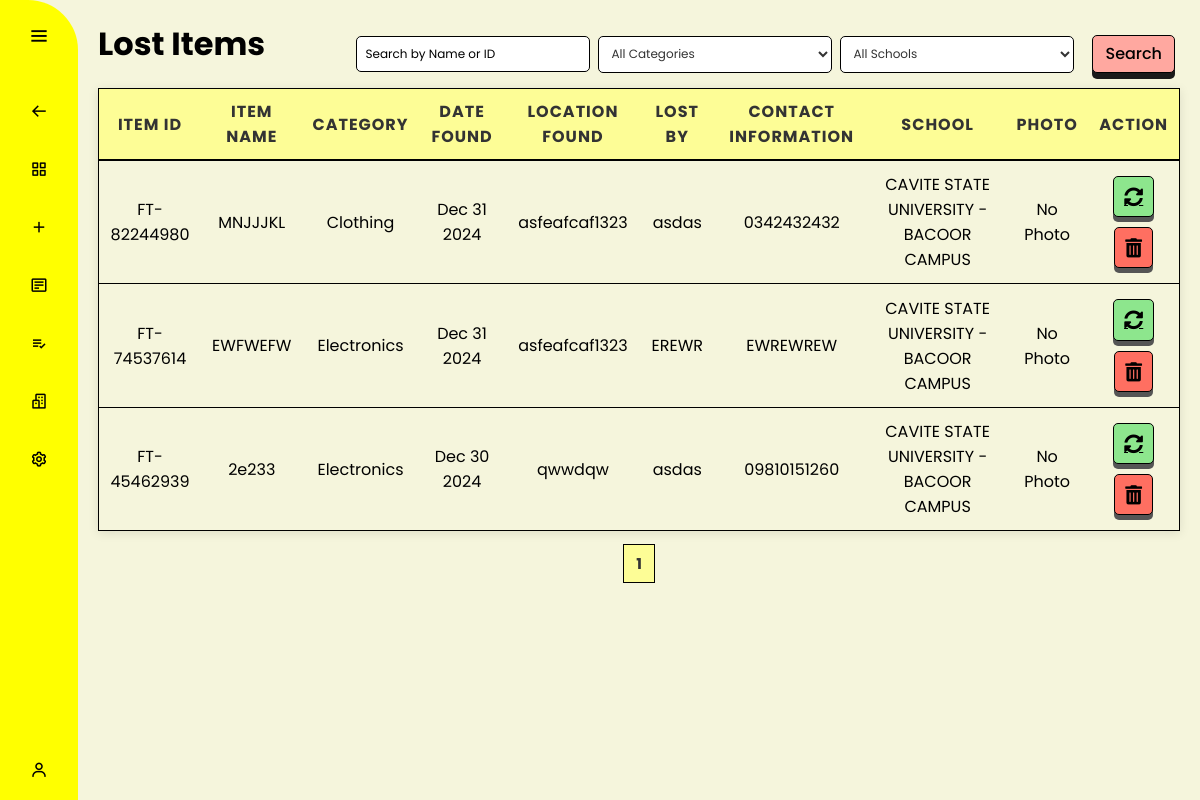
Screenshot of /found_listview/ with the database file from the repository.
### Appli/models.py (models this page shows, shortened)
class FoundItem(models.Model):
    CATEGORY_CHOICES = [
        ('electronics', 'Electronics'),
        ('clothing', 'Clothing'),
        ('accessories', 'Accessories'),
        ('documents', 'Documents'),
        ('keys', 'Keys'),
        ('books_stationary', 'Books & Stationary'),
        ('bags_luggage', 'Bags & Luggage'),
        ('sporting_goods', 'Sporting Goods'),
        ('toys_games', 'Toys & Games'),
        ('money', 'Money')
    ]
    item_id = models.CharField(max_length=10, unique=True, blank=True, default='')
    item_name = models.CharField(max_length=100)
    item_type = models.CharField(max_length=10, default='Found')
    description = models.TextField()
    category = models.CharField(max_length=50, choices=CATEGORY_CHOICES)
    date_found = models.DateField()
    date_added = models.DateTimeField(default=now)
    location_found = models.CharField(max_length=100)
    contact_information = models.CharField(max_length=100)
    found_by = models.CharField(max_length=100, blank=True, null=True)
    school = models.ForeignKey('School', on_delete=models.CASCADE)
    photo = models.ImageField(upload_to='found_items/', blank=True, null=True)
    is_claimed = models.BooleanField(default=False)
    created_at = models.DateTimeField(auto_now_add=True)

class School(models.Model):
    Name = models.CharField(max_length=100)
    Address = models.CharField(max_length=255, blank=True, null=True)
    Contact_Number = models.CharField(max_length=15, blank=True, null=True)
    def __str__(self):
        return self.Name

### Appli/views.py (the view, shortened to what this page needs)
# urls.py: path('found_listview/', FoundListView.as_view(), name='found_listview'),
class FoundListView(ListView):
    template_name = 'app/found_listview.html'
    model = FoundItem
    context_object_name = 'items'
    paginate_by = 15
    queryset =FoundItem.objects.all()
    def get_queryset(self):
        queryset = FoundItem.objects.all()
        query = self.request.GET.get('q')
        if query:
            queryset = queryset.filter(
                Q(item_name__icontains=query) | Q(item_id__icontains=query)
            )
        category = self.request.GET.get('category')
        if category:
            queryset = queryset.filter(category=category)
        school_id = self.request.GET.get('school')
        if school_id:
            queryset = queryset.filter(school_id=school_id)
        order_by = self.request.GET.get('order_by', 'desc')
        if order_by == 'asc':
            queryset = queryset.order_by('created_at')
        else:
            queryset = queryset.order_by('-created_at')
        return queryset
    def get_context_data(self, **kwargs):
        context = super().get_context_data(**kwargs)
        context['categories'] = FoundItem.objects.values_list('category', flat=True).distinct()
        context['schools'] = School.objects.all()
        context['today'] = date.today()
        return context

### Appli/templates/app/found_listview.html (shortened to what this page needs)
{% extends 'app/found.html' %}
{% block content %}
<div class="row align-items-center mb-4">
  <div class="col-md-6">
    <h1>Lost Items</h1>
  </div>
  <div class="col-md-6 d-flex justify-content-end">
    <form method="get" class="d-flex align-items-center">
      <input type="text" name="q" class="form-control me-2" placeholder="Search by Name or ID"
        value="{{ request.GET.q|default:'' }}">
      <select name="category" class="form-select me-2">
        <option value="">All Categories</option>
      </select>
      <select name="school" class="form-select me-2">
        <option value="">All Schools</option>
      </select>
      <button type="submit" class="btn btn-primary">Search</button>
    </form>
  </div>
</div>
<table class="table table-bordered">
  <thead>
    <tr>
      <th>Item ID</th>
      <th>Item Name</th>
      <th>Category</th>
      <th>Date Found</th>
      <th>Location Found</th>
      <th>Lost By</th>
      <th>Contact Information</th>
      <th>School</th>
      <th>Photo</th>
      <th>Action</th>
    </tr>
  </thead>
  <tbody>
    {% for item in items %}
    <tr>
      <td>{{ item.item_id }}</td>
      <td>{{ item.item_name| capfirst }}</td>
      <td>{{ item.category | capfirst }}</td>
      <td>{{ item.date_found|date:"M d Y" }}</td>
      <td>{{ item.location_found }}</td>
      <td>{{ item.found_by }}</td>
      <td>{{ item.contact_information }}</td>
      <td>{{ item.school }}</td>
      <td>
        {% if item.photo %}
        <img src="{{ item.photo.url }}" alt="Item Photo" style="width: 100px;">
        {% else %}
        No Photo
        {% endif %}
      </td>
      <td>
        <a href="{% url 'found_updateitem' item_id=item.item_id %}" class="btn-custom-update">
          <i class="fas fa-sync-alt"></i>
        </a>
        <form action="{% url 'found_deleteitem' item_id=item.item_id %}" method="post" style="display:inline;">
          <button type="submit" class="btn-custom-delete"
            onclick="return confirm('Are you sure you want to delete the item: {{ item.item_name }}?');">
            <i class="fas fa-trash-alt"></i>
          </button>
        </form>
      </td>
    </tr>
    {% endfor %}
  </tbody>
</table>
<div class="pagination">
  <span class="step-links">
    {% for num in page_obj.paginator.page_range %}
    {% if num == page_obj.number %}
    <span class="current"> {{ num }} </span>
    {% else %}
    <a href="?page={{ num }}">{{ num }}</a>
    {% endif %}
    {% endfor %}
  </span>
</div>
{% endblock %}

### static/css/found.css (style rules this page uses)
* { margin: 0; padding: 0; box-sizing: border-box; font-family: "Poppins", sans-serif; }
body, html { background: #f5f5dc; max-width: 100%; }
input::placeholder { color: black; }
input[type="text"], input[type="email"], input[type="date"], input[type="file"], textarea, select { width: 100%; padding: 6px; border-radius: 5px; border: 1px solid black; box-sizing: border-box; font-size: 12px; background-color: #fff; }
select { background-color: #fff; padding: 8px; border-radius: 5px; border: 1px solid #ccc; font-size: 12px; color: #333; cursor: pointer; transition: background-color 0.3s ease; }
select option { background-color: #fff; color: #333; }
select option:checked { background-color: #ffa8a0; color: #333; }
form button { padding: 10px 20px; background-color: #007bff; color: white; border: none; border-radius: 4px; cursor: pointer; font-size: 14px; }
.table { width: 100%; border-collapse: collapse; margin-bottom: 20px; border: 1px solid black; font-family: 'Arial', sans-serif; box-shadow: 0 2px 10px rgba(0, 0, 0, 0.1); }
.table th, .table td { text-align: center; vertical-align: middle; padding: 10px; border-bottom: 1px solid black; }
.table tr { margin-bottom: 10px; transition: background-color 0.3s ease, transform 0.3s ease; }
.table th { background-color: #FDFD96; font-weight: bold; color: #333; border-bottom: 2px solid black; text-transform: uppercase; letter-spacing: 1px; }
.pagination { display: flex; justify-content: center; margin-top: 20px; list-style: none; padding: 0; color: black; }
.pagination .current { padding: 8px 12px; margin: 0 4px; background-color: #FDFD96; font-weight: bold; font-size: 15px; border: 1px solid black; }
.btn { display: inline-block; text-align: center; font-size: 0.875rem; font-weight: 500; line-height: 1.25; color: #ffffff; background-color: #007bff; border: 1px solid transparent; padding: 0.375rem 0.75rem; border-radius: 0.25rem; transition: background-color 0.15s ease-in-out; margin: 5px; }
.btn-primary { background-color: #007bff; border-color: #007bff; }
button.btn-primary { margin-left: 10px; }
.row { display: flex; flex-wrap: wrap; }
.pagination .step-links .current { font-weight: bold; color: #333; }
.row.align-items-center { display: flex; justify-content: space-between; align-items: center; }
form.d-flex { display: flex; align-items: center; justify-content: flex-start; margin-right: auto; }
form .form-control, form .form-select { margin-right: 0.5rem; min-width: 150px; border: 1px solid #ddd; border-radius: 5px; padding: 8px; border: 1px solid black; }
form .btn { background-color: #ffa8a0; color: black; border: 1px solid black; border-radius: 5px; padding: 8px 12px; }
h1 { text-align: right; font-size: 2rem; margin-bottom: 20px; }
.btn { display: inline-block; padding: 10px 20px; font-size: 1rem; text-align: center; border: 2px solid #1a1a1a; border-radius: 5px; text-decoration: none; background-color: #ffa8a0; color: black; transition: all 0.3s ease; box-shadow: 0 5px #555; position: relative; box-shadow: 0 6px #1a1a1a; transition: background-color 0.2s ease, box-shadow 0.2s ease; }
.btn-custom-update, .btn-custom-delete { padding: 10px; font-size: 1.2rem; border-radius: 5px; transition: all 0.3s ease; display: inline-flex; justify-content: center; border: none; margin-top: 5px; margin-bottom: 5px; box-shadow: 0 5px #555; position: relative; }
.btn-custom-update { background-color: #8de68d; color: black; border: 1px solid black; }
.btn-custom-delete { background-color: #FF6F61; color: black; border: 1px solid black; }

### rows the page displays
FoundItem: item_id "FT-82244980", item_name "MNJJJKL", category "Clothing", date_found "Dec 31 2024", location_found "asfeafcaf1323", found_by "asdas", contact_information "0342432432", school "CAVITE STATE UNIVERSITY - BACOOR CAMPUS", photo "No Photo"
FoundItem: item_id "FT-74537614", item_name "EWFWEFW", category "Electronics", date_found "Dec 31 2024", location_found "asfeafcaf1323", found_by "EREWR", contact_information "EWREWREW", school "CAVITE STATE UNIVERSITY - BACOOR CAMPUS", photo "No Photo"
FoundItem: item_id "FT-45462939", item_name "2e233", category "Electronics", date_found "Dec 30 2024", location_found "qwwdqw", found_by "asdas", contact_information "09810151260", school "CAVITE STATE UNIVERSITY - BACOOR CAMPUS", photo "No Photo"

### other values shown
{{ num }} "1"
